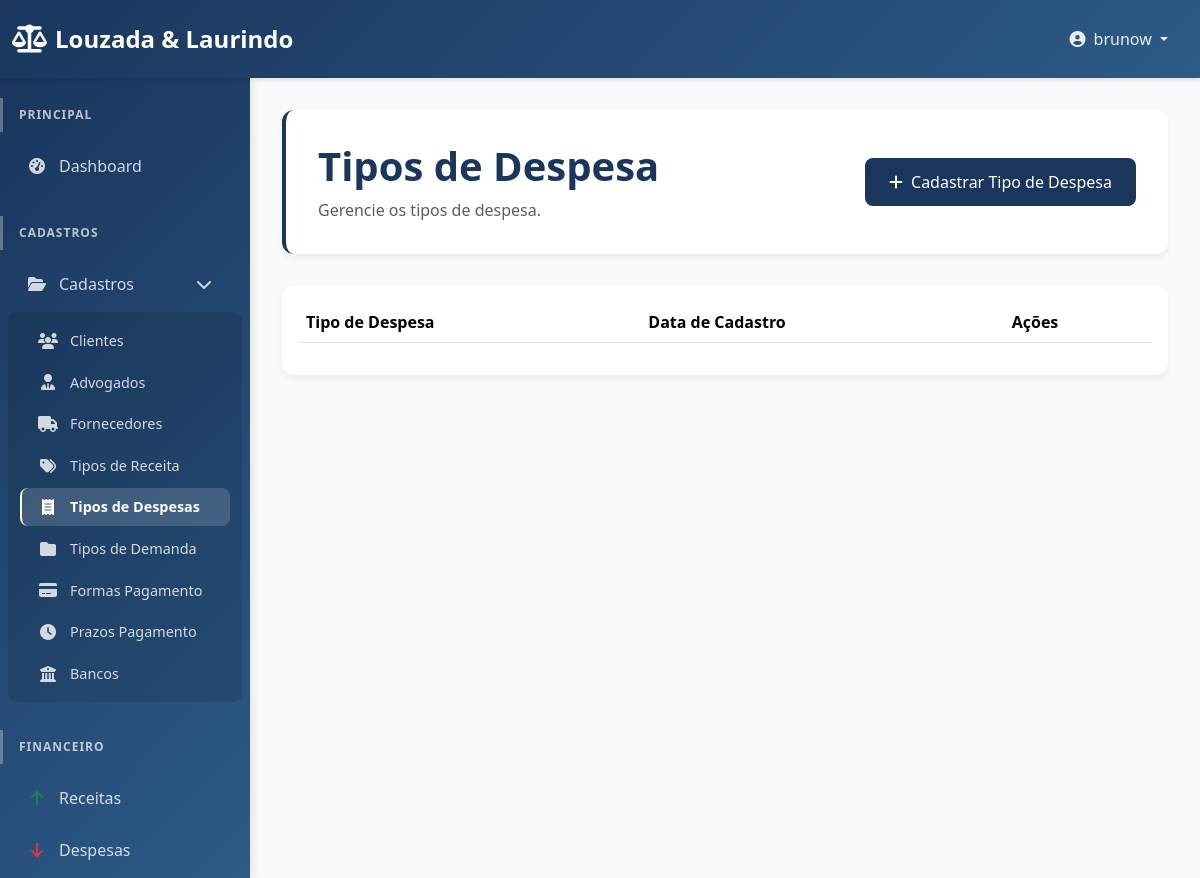
The app's page /dashboard/tipo-despesa/ (signed in), older data.
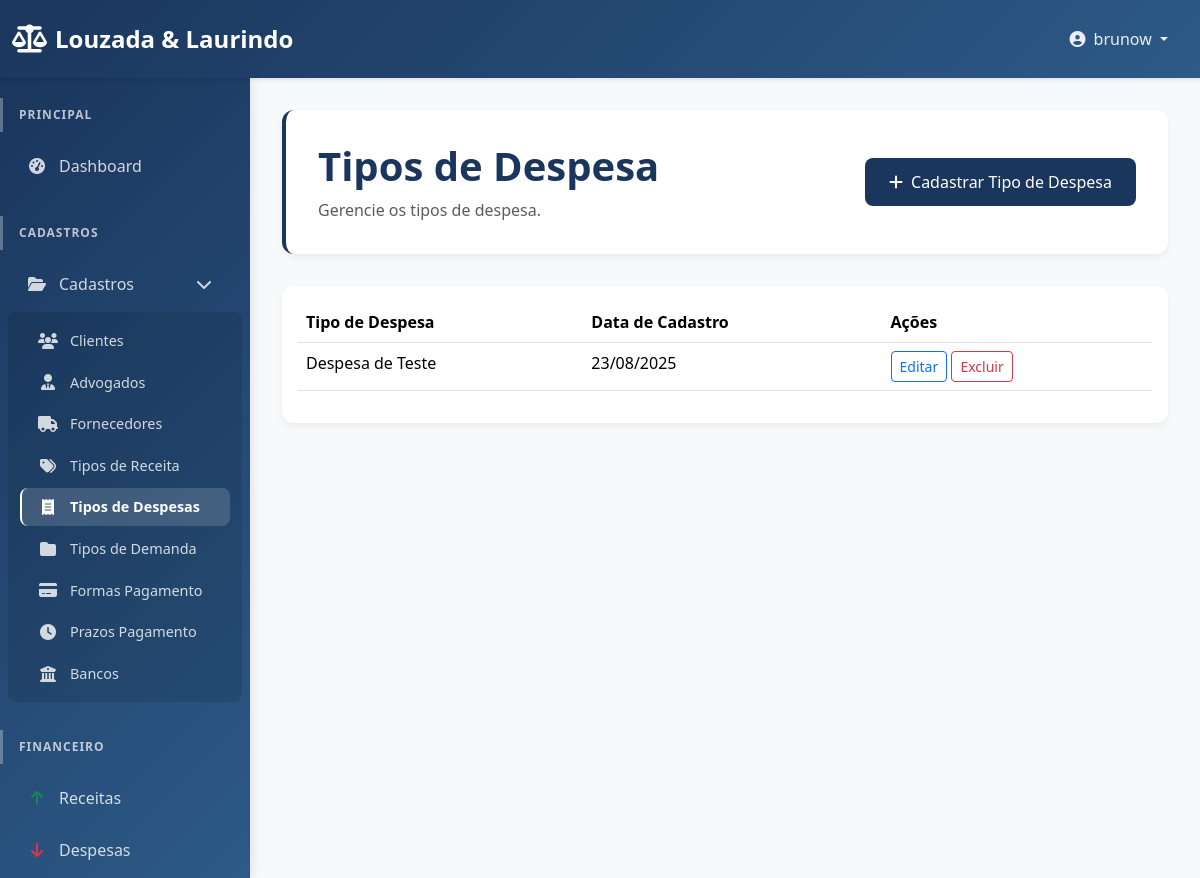
The same page, newer data.
### dashboard/models.py (models this page shows, shortened)
class TipoDespesa(models.Model):
    nome = models.CharField(max_length=100, verbose_name="Nome")
    descricao = models.TextField(blank=True, null=True, verbose_name="Descrição")
    data_cadastro = models.DateTimeField(default=timezone.now, verbose_name="Data de Cadastro")
    class Meta:
        verbose_name = "Tipo de Despesa"
        verbose_name_plural = "Tipos de Despesa"

### dashboard/views.py (the view)
# urls.py: path('tipo-despesa/', views.tipo_despesa_list, name='tipo_despesa_list'),
@login_required
def tipo_despesa_list(request):
    tipos_despesa = TipoDespesa.objects.all().order_by('nome')
    return render(request, 'dashboard/tipo_despesa_list.html', {
        'tipos_despesa': tipos_despesa
    })

### dashboard/templates/dashboard/tipo_despesa_list.html (shortened to what this page needs)
{% extends 'dashboard/base.html' %}
{% block content %}
<div class="page-header">
    <div class="d-flex justify-content-between align-items-center">
        <div>
            <h1>Tipos de Despesa</h1>
            <p class="text-muted">Gerencie os tipos de despesa.</p>
        </div>
        <div>
            <a href="{% url 'dashboard:tipo_despesa_create' %}" class="btn btn-primary"><i class="fas fa-plus me-2"></i>Cadastrar Tipo de Despesa</a>
        </div>
    </div>
</div>
<div class="card">
    <div class="card-body">
        <table class="table table-hover">
            <thead>
                <tr>
                    <th>Tipo de Despesa</th>
                    <th>Data de Cadastro</th>
                    <th>Ações</th>
                </tr>
            </thead>
            <tbody>
                {% for tipo_despesa in tipos_despesa %}
                <tr>
                    <td>{{ tipo_despesa.nome }}</td>
                    <td>{{ tipo_despesa.data_cadastro|date:"d/m/Y" }}</td>
                    <td>
                        <a href="{% url 'dashboard:tipo_despesa_update' tipo_despesa.pk %}" class="btn btn-sm btn-outline-primary">Editar</a>
                        <a href="{% url 'dashboard:tipo_despesa_delete' tipo_despesa.pk %}" class="btn btn-sm btn-outline-danger">Excluir</a>
                    </td>
                </tr>
                {% endfor %}
            </tbody>
        </table>
    </div>
</div>
{% endblock %}

Row changes from the older to the newer data that the page shows:
added TipoDespesa: nome "Despesa de Teste", data_cadastro "23/08/2025"
